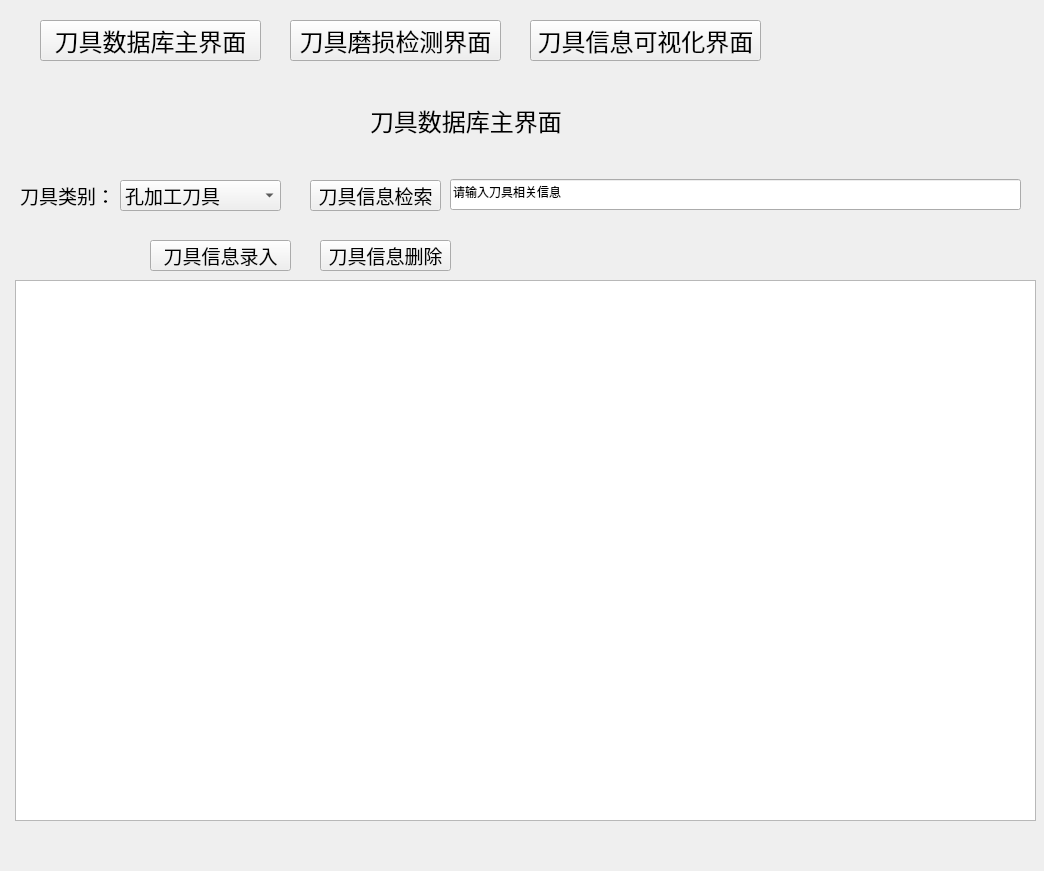
<?xml version="1.0" encoding="UTF-8"?>
<ui version="4.0">
 <class>Form</class>
 <widget class="QWidget" name="Form">
  <property name="geometry">
   <rect>
    <x>0</x>
    <y>0</y>
    <width>1044</width>
    <height>871</height>
   </rect>
  </property>
  <property name="windowTitle">
   <string>Form</string>
  </property>
  <widget class="QPushButton" name="Testing_interface_button">
   <property name="geometry">
    <rect>
     <x>290</x>
     <y>20</y>
     <width>211</width>
     <height>41</height>
    </rect>
   </property>
   <property name="font">
    <font>
     <pointsize>18</pointsize>
    </font>
   </property>
   <property name="text">
    <string>刀具磨损检测界面</string>
   </property>
  </widget>
  <widget class="QStackedWidget" name="stackedWidget">
   <property name="geometry">
    <rect>
     <x>0</x>
     <y>80</y>
     <width>1041</width>
     <height>781</height>
    </rect>
   </property>
   <property name="currentIndex">
    <number>0</number>
   </property>
   <widget class="QWidget" name="Main_interface">
    <widget class="QPushButton" name="Tool_information_enty">
     <property name="geometry">
      <rect>
       <x>150</x>
       <y>160</y>
       <width>141</width>
       <height>31</height>
      </rect>
     </property>
     <property name="font">
      <font>
       <pointsize>14</pointsize>
      </font>
     </property>
     <property name="text">
      <string>刀具信息录入</string>
     </property>
    </widget>
    <widget class="QComboBox" name="Tool_category_comboBox">
     <property name="geometry">
      <rect>
       <x>120</x>
       <y>100</y>
       <width>161</width>
       <height>31</height>
      </rect>
     </property>
     <property name="font">
      <font>
       <pointsize>14</pointsize>
      </font>
     </property>
     <item>
      <property name="text">
       <string>孔加工刀具</string>
      </property>
     </item>
     <item>
      <property name="text">
       <string>可转位铣刀刀具</string>
      </property>
     </item>
     <item>
      <property name="text">
       <string>固定铣刀刀具</string>
      </property>
     </item>
     <item>
      <property name="text">
       <string>车削刀片</string>
      </property>
     </item>
    </widget>
    <widget class="QLabel" name="label_4_1_2">
     <property name="geometry">
      <rect>
       <x>20</x>
       <y>100</y>
       <width>91</width>
       <height>31</height>
      </rect>
     </property>
     <property name="font">
      <font>
       <pointsize>14</pointsize>
      </font>
     </property>
     <property name="text">
      <string>刀具类别：</string>
     </property>
    </widget>
    <widget class="QLineEdit" name="Input_tool_information">
     <property name="geometry">
      <rect>
       <x>450</x>
       <y>99</y>
       <width>571</width>
       <height>31</height>
      </rect>
     </property>
     <property name="text">
      <string>请输入刀具相关信息</string>
     </property>
    </widget>
    <widget class="QTableView" name="Tool_information_view">
     <property name="geometry">
      <rect>
       <x>15</x>
       <y>200</y>
       <width>1021</width>
       <height>541</height>
      </rect>
     </property>
    </widget>
    <widget class="QPushButton" name="Tool_information_search_button">
     <property name="geometry">
      <rect>
       <x>310</x>
       <y>100</y>
       <width>131</width>
       <height>31</height>
      </rect>
     </property>
     <property name="font">
      <font>
       <pointsize>14</pointsize>
      </font>
     </property>
     <property name="text">
      <string>刀具信息检索</string>
     </property>
    </widget>
    <widget class="QPushButton" name="Tool_information_delete">
     <property name="geometry">
      <rect>
       <x>320</x>
       <y>160</y>
       <width>131</width>
       <height>31</height>
      </rect>
     </property>
     <property name="font">
      <font>
       <pointsize>14</pointsize>
      </font>
     </property>
     <property name="text">
      <string>刀具信息删除</string>
     </property>
    </widget>
    <widget class="QLabel" name="label_4_1_1">
     <property name="geometry">
      <rect>
       <x>370</x>
       <y>20</y>
       <width>201</width>
       <height>41</height>
      </rect>
     </property>
     <property name="font">
      <font>
       <pointsize>18</pointsize>
      </font>
     </property>
     <property name="text">
      <string>刀具数据库主界面</string>
     </property>
    </widget>
   </widget>
   <widget class="QWidget" name="Visual_interface">
    <widget class="QChartView" name="Chart_drill">
     <property name="geometry">
      <rect>
       <x>10</x>
       <y>60</y>
       <width>300</width>
       <height>300</height>
      </rect>
     </property>
    </widget>
    <widget class="QChartView" name="Chart_indexmill">
     <property name="geometry">
      <rect>
       <x>370</x>
       <y>60</y>
       <width>300</width>
       <height>300</height>
      </rect>
     </property>
    </widget>
    <widget class="QChartView" name="chart_solidmill">
     <property name="geometry">
      <rect>
       <x>10</x>
       <y>460</y>
       <width>300</width>
       <height>300</height>
      </rect>
     </property>
    </widget>
    <widget class="QChartView" name="Chart_turninsert">
     <property name="geometry">
      <rect>
       <x>360</x>
       <y>460</y>
       <width>300</width>
       <height>300</height>
      </rect>
     </property>
    </widget>
    <widget class="QLabel" name="label">
     <property name="geometry">
      <rect>
       <x>100</x>
       <y>10</y>
       <width>111</width>
       <height>41</height>
      </rect>
     </property>
     <property name="font">
      <font>
       <pointsize>14</pointsize>
      </font>
     </property>
     <property name="text">
      <string>孔加工刀具</string>
     </property>
    </widget>
    <widget class="QLabel" name="label_3">
     <property name="geometry">
      <rect>
       <x>440</x>
       <y>10</y>
       <width>131</width>
       <height>41</height>
      </rect>
     </property>
     <property name="font">
      <font>
       <pointsize>14</pointsize>
      </font>
     </property>
     <property name="text">
      <string>可转位铣刀刀具</string>
     </property>
    </widget>
    <widget class="QLabel" name="label_4">
     <property name="geometry">
      <rect>
       <x>80</x>
       <y>410</y>
       <width>121</width>
       <height>41</height>
      </rect>
     </property>
     <property name="font">
      <font>
       <pointsize>14</pointsize>
      </font>
     </property>
     <property name="text">
      <string>固定铣刀刀具</string>
     </property>
    </widget>
    <widget class="QLabel" name="label_5">
     <property name="geometry">
      <rect>
       <x>450</x>
       <y>410</y>
       <width>141</width>
       <height>41</height>
      </rect>
     </property>
     <property name="font">
      <font>
       <pointsize>14</pointsize>
      </font>
     </property>
     <property name="text">
      <string>车削铣刀刀具</string>
     </property>
    </widget>
    <widget class="QLabel" name="label_6">
     <property name="geometry">
      <rect>
       <x>740</x>
       <y>50</y>
       <width>251</width>
       <height>131</height>
      </rect>
     </property>
     <property name="font">
      <font>
       <pointsize>20</pointsize>
      </font>
     </property>
     <property name="text">
      <string>刀具信息可视化界面</string>
     </property>
    </widget>
    <widget class="QPushButton" name="Image_refresh_button">
     <property name="geometry">
      <rect>
       <x>800</x>
       <y>180</y>
       <width>131</width>
       <height>41</height>
      </rect>
     </property>
     <property name="font">
      <font>
       <pointsize>14</pointsize>
      </font>
     </property>
     <property name="text">
      <string>图像刷新</string>
     </property>
    </widget>
   </widget>
   <widget class="QWidget" name="Testing_interface">
    <widget class="QPushButton" name="Data_import_button">
     <property name="geometry">
      <rect>
       <x>30</x>
       <y>110</y>
       <width>141</width>
       <height>41</height>
      </rect>
     </property>
     <property name="font">
      <font>
       <pointsize>14</pointsize>
      </font>
     </property>
     <property name="text">
      <string>监测数据导入</string>
     </property>
    </widget>
    <widget class="QLabel" name="File_path_display">
     <property name="geometry">
      <rect>
       <x>180</x>
       <y>110</y>
       <width>461</width>
       <height>41</height>
      </rect>
     </property>
     <property name="font">
      <font>
       <pointsize>12</pointsize>
      </font>
     </property>
     <property name="text">
      <string>文件路径</string>
     </property>
    </widget>
    <widget class="QPushButton" name="Start_data_analysis_button">
     <property name="geometry">
      <rect>
       <x>30</x>
       <y>180</y>
       <width>141</width>
       <height>41</height>
      </rect>
     </property>
     <property name="font">
      <font>
       <pointsize>14</pointsize>
      </font>
     </property>
     <property name="text">
      <string>开始数据分析</string>
     </property>
    </widget>
    <widget class="QProgressBar" name="Data_analysis_loading_progress_bar">
     <property name="geometry">
      <rect>
       <x>190</x>
       <y>190</y>
       <width>751</width>
       <height>31</height>
      </rect>
     </property>
     <property name="font">
      <font>
       <pointsize>14</pointsize>
      </font>
     </property>
     <property name="value">
      <number>12</number>
     </property>
    </widget>
    <widget class="QLabel" name="label_2">
     <property name="geometry">
      <rect>
       <x>390</x>
       <y>20</y>
       <width>201</width>
       <height>51</height>
      </rect>
     </property>
     <property name="font">
      <font>
       <pointsize>18</pointsize>
      </font>
     </property>
     <property name="text">
      <string>刀具磨损检测界面</string>
     </property>
    </widget>
    <widget class="QChartView" name="Data_analysis_result_presentation">
     <property name="geometry">
      <rect>
       <x>10</x>
       <y>260</y>
       <width>1021</width>
       <height>511</height>
      </rect>
     </property>
    </widget>
   </widget>
  </widget>
  <widget class="QPushButton" name="Main_interface_button">
   <property name="geometry">
    <rect>
     <x>40</x>
     <y>20</y>
     <width>221</width>
     <height>41</height>
    </rect>
   </property>
   <property name="font">
    <font>
     <pointsize>18</pointsize>
    </font>
   </property>
   <property name="text">
    <string>刀具数据库主界面</string>
   </property>
  </widget>
  <widget class="QPushButton" name="Visual_interface_button">
   <property name="geometry">
    <rect>
     <x>530</x>
     <y>20</y>
     <width>231</width>
     <height>41</height>
    </rect>
   </property>
   <property name="font">
    <font>
     <pointsize>18</pointsize>
    </font>
   </property>
   <property name="text">
    <string>刀具信息可视化界面</string>
   </property>
  </widget>
 </widget>
 <customwidgets>
  <customwidget>
   <class>QChartView</class>
   <extends>QGraphicsView</extends>
   <header location="global">qchartview.h</header>
  </customwidget>
 </customwidgets>
 <resources/>
 <connections/>
</ui>
